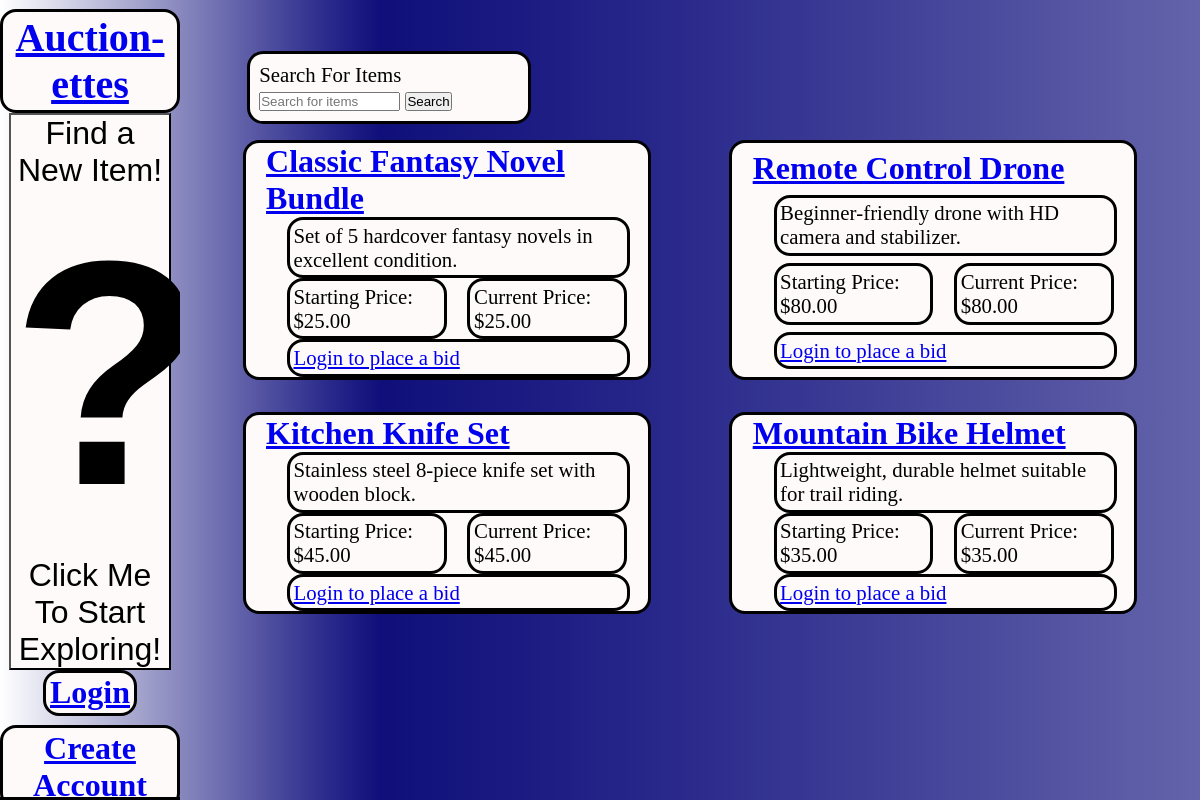
The page / on the database its author committed.
### tables this page shows
CREATE TABLE listing (
    listing_id INT AUTO_INCREMENT PRIMARY KEY,
    user_id INT NOT NULL,
    title VARCHAR(255) NOT NULL,
    description TEXT,
    starting_price DECIMAL(10,2) NOT NULL,
    current_price DECIMAL(10,2) NOT NULL,
    status ENUM('active','sold','expired') NOT NULL DEFAULT 'active',
    image_path VARCHAR(255),
    created_at TIMESTAMP DEFAULT CURRENT_TIMESTAMP,
    updated_at TIMESTAMP NOT NULL DEFAULT CURRENT_TIMESTAMP ON UPDATE CURRENT_TIMESTAMP,
    ends_at DATETIME NOT NULL,
    reserve_price DECIMAL(10,2),
    category_id INT NULL,
    item_condition ENUM('new','used','refurbished') NOT NULL DEFAULT 'used',

    FOREIGN KEY (user_id)
        REFERENCES users(user_id)
        ON DELETE CASCADE,

    FOREIGN KEY (category_id)
        REFERENCES category(category_id)
);

### db-con.php (called while the page is built, shortened)
<?php
$type = 'mysql';
$server = 'localhost';
$db = 'auctionDB';
$port = '3306';
$charset = 'utf8mb4';
$username = 'root';
$password = '';
$options = [
    PDO::ATTR_ERRMODE => PDO::ERRMODE_EXCEPTION,
    PDO::ATTR_DEFAULT_FETCH_MODE => PDO::FETCH_ASSOC,
    PDO::ATTR_EMULATE_PREPARES => false,
];
$dsn = "$type:host=$server;dbname=$db;port=$port;charset=$charset";

### database.php (called while the page is built)
<?php
include 'db-con.php';
class Database {
    private PDO $pdo;
    private static ?Database $instance = null;
    private function __construct() {
        global $dsn, $username, $password, $options;
        try {
            $this->pdo = new PDO($dsn, $username, $password, $options);
        } catch (PDOException $e) {
            echo "{$e->getMessage()}";
        }
    }
    public static function getInstance(): Database {
        if (self::$instance === null) {
            self::$instance = new Database();
        }
        return self::$instance;
    }
    public function getConnection(): PDO {
        return $this->pdo;
    }
}

### listings.php (called while the page is built, shortened)
<?php
require_once 'database.php';
class listing {
    private PDO $pdo;
    public function __construct() {
        $this->pdo = Database::getInstance()->getConnection();
    }
    public function getFeatured(int $limit = 4): array {
        $query = "SELECT * FROM listing ORDER BY listing_id DESC LIMIT :limit";
        $stmt = $this->pdo->prepare($query);
        $stmt->bindValue(':limit', $limit, PDO::PARAM_INT);
        $stmt->execute();
        return $stmt->fetchAll();
    }
}

### index.php (the view, shortened to what this page needs)
<?php
require_once 'listings.php';
$listing = new listing();
$search = trim($_GET['search'] ?? '');
if ($search !== '') {
    $items = $listing->search($search);
} else {
    $items = $listing->getFeatured(4);
}
?>
<!DOCTYPE html>
<html>
<head>
    <link rel="stylesheet" href="Homepage.css">
</head>
<body>
    <div id="header">
        <h1><a href="index.php">Auction-ettes</a></h1>
        <button class="advert">
            Find a New Item!
            <h3>?</h3>
            Click Me To Start Exploring!
        </button>
        <?php if (isset($_SESSION['user_id'])): ?>
            <h2><a href="account.php">Your Account</a></h2>
            <h2><a href="logout.php">Logout</a></h2>
            <p>Welcome, <?php echo htmlspecialchars($_SESSION['user_name']); ?>!</p>
        <?php else: ?>
            <h2><a href="login.php">Login</a></h2>
            <h2><a href="register.php">Create Account</a></h2>
        <?php endif; ?>
    </div>
    <main>
      <div id="search_bar">
            <form method="GET" action="index.php">
                <p>
                    Search For Items
                    <input
                        type="text"
                        name="search"
                        size="15"
                        maxlength="50"
                        placeholder="Search for items"
                        value="<?php echo htmlspecialchars($search); ?>"
                    />
                    <button type="submit">Search</button>
                </p>
            </form>
        </div>
        <?php if (!empty($items)): ?>
            <?php foreach ($items as $item): ?>
                <div id="item">
                    <h1>
                        <a href="item.php?id=<?php echo urlencode($item['listing_id']); ?>">
                            <?php echo htmlspecialchars($item['title']); ?>
                        </a>
                    </h1>
                    <p><?php echo htmlspecialchars($item['description']); ?></p>
                    <div id="nondesc">
                        <p>Starting Price: $<?php echo htmlspecialchars($item['starting_price']); ?></p>
                        <p>Current Price: $<?php echo htmlspecialchars($item['current_price']); ?></p>
                    </div>
                        <?php if (isset($_SESSION['user_id'])): ?>
                            <?php
                                $userBid = $listing->getUserBid($item['listing_id'], $_SESSION['user_id']);
                            ?>
                            <?php if ($userBid !== null): ?>
                                <p style="color: green;">
                                    You bid: $<?php echo htmlspecialchars($userBid); ?>
                                </p>
                            <?php endif; ?>
                            <form method="POST" action="bid.php">
                                <input
                                    type="hidden"
                                    name="listing_id"
                                    value="<?php echo htmlspecialchars($item['listing_id']); ?>"
                                >
                                <input
                                    type="number"
                                    step="0.01"
                                    name="bid_amount"
                                    placeholder="Enter bid"
                                >
                                <button type="submit">Place Bid</button>
                            </form>
                        <?php else: ?>
                            <p><a href="login.php">Login to place a bid</a></p>
                        <?php endif; ?>
                </div>
            <?php endforeach; ?>
        <?php else: ?>
            <p>No items found.</p>
        <?php endif; ?>
    </main>
</body>
</html>

### Homepage.css (style rules this page uses)
* { padding: 0; margin: 0; box-sizing: border-box; }
body { background-image: url('backdrop.png'); }
#search_bar { margin-top: 5%; display: flex; flex-direction: column; justify-content: center; border-radius: 16px; width: 95%; max-height: 20%; padding-left: 2%; }

### rows shown on the page
listing: title "Classic Fantasy Novel Bundle", description "Set of 5 hardcover fantasy novels in excellent condition.", starting_price "25.00", current_price "25.00"
listing: title "Remote Control Drone", description "Beginner‑friendly drone with HD camera and stabilizer.", starting_price "80.00", current_price "80.00"
listing: title "Kitchen Knife Set", description "Stainless steel 8‑piece knife set with wooden block.", starting_price "45.00", current_price "45.00"
listing: title "Mountain Bike Helmet", description "Lightweight, durable helmet suitable for trail riding.", starting_price "35.00", current_price "35.00"
